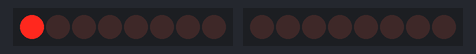
Recording of a sketch running on a simulated Arduino Uno, built with avr-gcc and run on an emulated ATmega328P. Parts: 2 × 8 shift-register outputs drawn as a row of LEDs (first output left, lit = HIGH). Wiring (inferred from the names in the program): 2 × shift register (74HC595): data pin 7, shift clock pin 5, latch pin 6 / data pin 10, shift clock pin 8, latch pin 9. Wiring (inferred from the signals the program sends): 2 × row of LEDs: on Q0, Q1, Q2, Q3, Q4, Q5, Q6, Q7 / on Q0, Q1, Q2, Q3, Q4, Q5, Q6, Q7.

Above: at 0.22 s.
At 0.77 s:
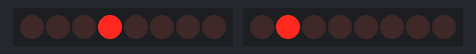
At 1.37 s:
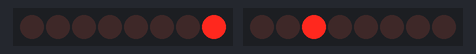
At 2.48 s:
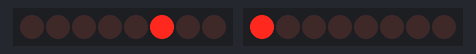
At 3.58 s:
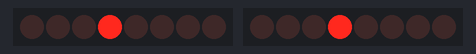
At 4.73 s:
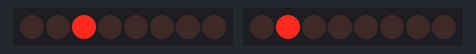
Timing chart, 0 to 5.0 s (numbered marks = the images above):
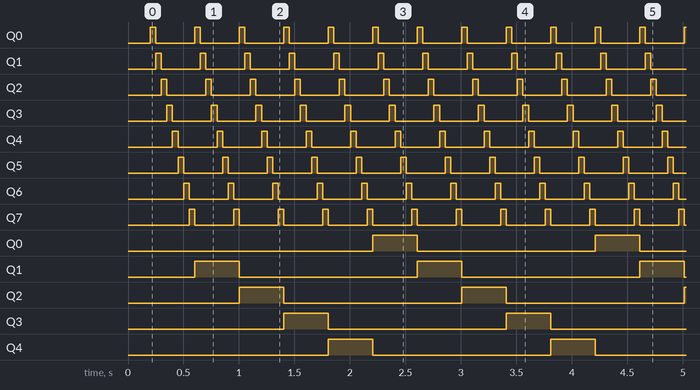

Measured:
- by itself, Q0–7: alternates HIGH for 0.05 s and LOW for 0.35 s
- by itself, Q0–4: alternates HIGH for 0.40 s and LOW for 1.6 s

The sketch:

matrix_shift.ino
```cpp
int clock1 = 8;
int mem1 = 9;
int data1 = 10;

int clock2 = 5;
int mem2 = 6;
int data2 = 7;

int arrk[] = {0b10000000, 0b01000000, 0b00100000, 0b00010000, 0b00001000, 0b00000100, 0b00000010, 0b00000001};
int arra[] = {0b10000000, 0b01000000, 0b00100000, 0b00010000, 0b00001000};

void setup()
{
 pinMode(clock1, OUTPUT);
 pinMode(mem1, OUTPUT);
 pinMode(data1, OUTPUT);
 pinMode(clock2, OUTPUT);
 pinMode(mem2, OUTPUT);
 pinMode(data2, OUTPUT);
 resetPins();

 digitalWrite(clock1, LOW);
 shiftOut(data1, clock1, MSBFIRST, 0b00000000);
 digitalWrite(mem1, HIGH);
 delay(200);
 digitalWrite(clock2, LOW);
 shiftOut(data2, clock2, LSBFIRST, 0b10000000);
 digitalWrite(mem2, HIGH);
}

void loop()
{
  rows();
}

void rows()
{
 for(int j = 0; j < 5; j++)
 {
   digitalWrite(clock1, LOW);
   shiftOut(data1, clock1, LSBFIRST, arra[j]);
   digitalWrite(mem1, HIGH);

   for(int i = 0; i < 8; i++)
   {
     digitalWrite(clock2, LOW);
     shiftOut(data2, clock2, LSBFIRST, arrk[i]);
     digitalWrite(mem2, HIGH);
     delay(50);
     resetPins();
   }
 }
}

void resetPins()
{
 digitalWrite(clock1, LOW);
 digitalWrite(mem1, LOW);
 digitalWrite(data1, LOW);
 digitalWrite(clock2, LOW);
 digitalWrite(mem2, LOW);
 digitalWrite(data2, LOW);
}
```
